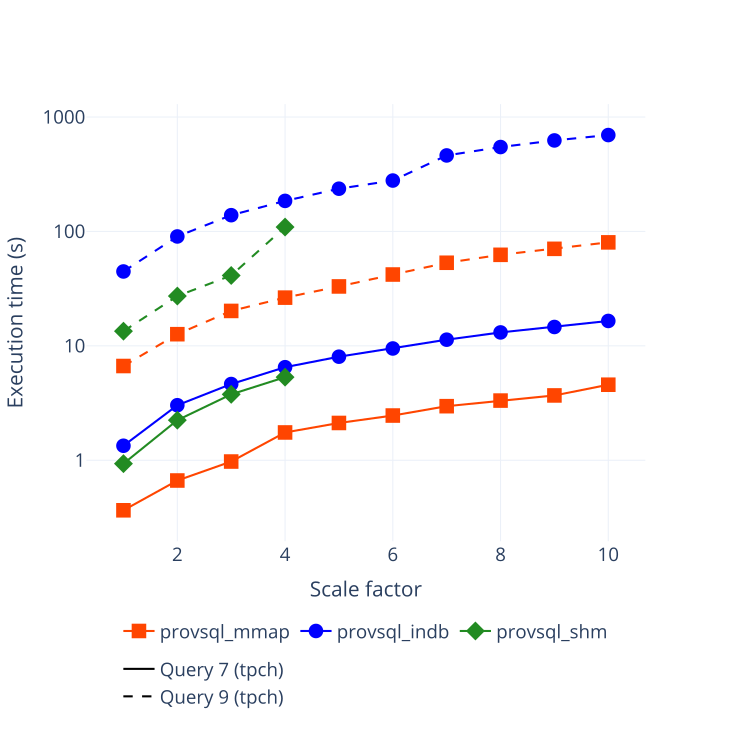

The script that drew this image:
import pandas as pd
import plotly.graph_objects as go
import plotly.io

plotly.io.kaleido.scope.mathjax = None

mmap = pd.read_csv("mmap_provsql.csv")
indb = pd.read_csv("in_database_provsql.csv")
shm = pd.read_csv("shared_memory_provsql.csv")
mmap["prov_type"] = "provsql_mmap"
indb["prov_type"] = "provsql_indb"
shm["prov_type"] = "provsql_shm"

data = pd.concat([mmap, indb, shm], ignore_index=True)

colors = {
    "provsql_mmap": "orangered",
    "provsql_indb": "blue",
    "provsql_shm": "forestgreen"
}
markers = {
    "provsql_mmap": "square",
    "provsql_indb": "circle",
    "provsql_shm": "diamond"
}
dashes = {
    "7_tpch.sql": "solid",
    "9_tpch.sql": "dash"
}

query_labels = {
    "7_tpch.sql": "Query 7 (tpch)",
    "9_tpch.sql": "Query 9 (tpch)"
}

fig = go.Figure()

for prov_type in data["prov_type"].unique():
    for query in ["7_tpch.sql", "9_tpch.sql"]:
        df = data[(data["prov_type"] == prov_type) & (data["query"] == query)]
        fig.add_trace(
            go.Scatter(
                x=df["scale_factor"],
                y=df["time(s)"],
                mode="lines+markers",
                marker=dict(symbol=markers[prov_type], size=14),
                line=dict(width=2, dash=dashes[query]),
                marker_color=colors[prov_type],
                name=prov_type,         
                legendgroup=prov_type,
                showlegend=(query == "7_tpch.sql")  # only once per prov type
            )
        )

for query, dash in dashes.items():
    fig.add_trace(
        go.Scatter(
            x=[None], y=[None],  
            mode="lines",
            line=dict(color="black", width=2, dash=dash),
            name=query_labels[query],   
            legendgroup="queries",
            showlegend=True
        )
    )

fig.update_xaxes(
    title_text="Scale factor", 
    type="linear", 
    tickfont=dict(size=18), 
    titlefont=dict(size=20)
)
fig.update_yaxes(
    title_text="Execution time (s)",
    type="log", 
    tickfont=dict(size=18), 
    titlefont=dict(size=20),
    tickvals=[0.1, 1, 10, 100, 1000]
)

fig.update_layout(
    height=700,
    width=700,
    template="plotly_white",
    legend=dict(
        orientation="h",
        yanchor="bottom",
        y=-0.4,
        xanchor="center",
        x=0.5,
        font=dict(size=18)
    )
)

plotly.io.write_image(fig, "provsql_versions.pdf", format="pdf")
